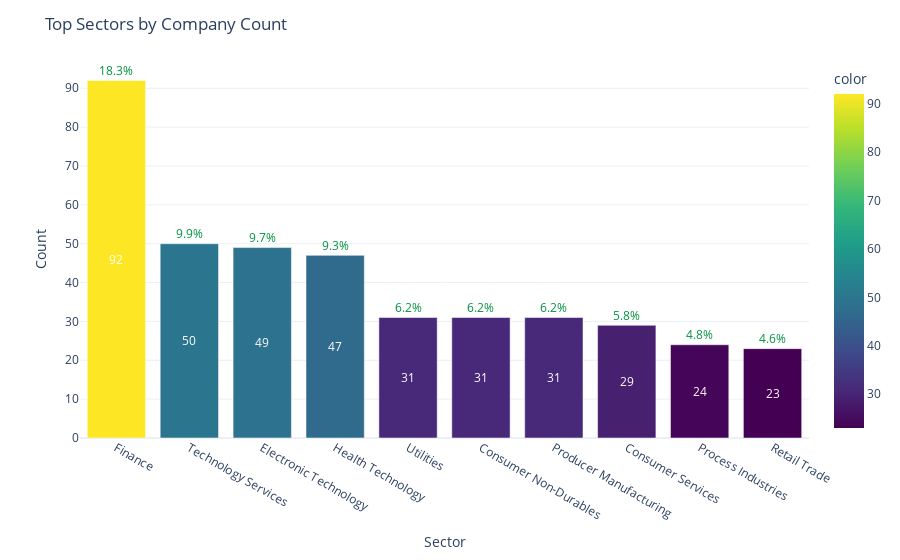

Notebook code for this chart:
### Code cell
import plotly.express as px
import plotly.graph_objs as go

# Doing same as above, but this time looking at the count of companies for each sector
fig = px.bar(sector_company_counts[:10],
             color=sector_company_counts.values[:10],
             color_continuous_scale=px.colors.sequential.Viridis,
             labels={'value':'Company Count', 'index':'Sector'})

fig.update_layout(
    title='Top Sectors by Company Count',
    yaxis={'categoryorder':'total ascending'},
    xaxis_title='Sector',
    yaxis_title='Count',
    template='plotly_white'
)

# Adding absolute and relative annotations of the counts
for i, value in enumerate(sector_company_counts.values[:10]):
    fig.add_annotation(x=sector_company_counts.index[i], y=value,
                       text=f"{sector_company_counts_percentages_of_total[i]:.1f}%",
                       showarrow=False, yshift=10, 
                       font=dict(color="#01923F"))

    fig.add_annotation(x=sector_company_counts.index[i], y=value/2,
                       text=f"{value}",
                       showarrow=False,
                       font=dict(color="white"))

fig.show()

### Figure 1 — Plotly figure (JSON) as saved in the notebook; plotly's stock layout.template omitted (floating-point values rounded to 4 significant figures)
{"data": [{"alignmentgroup": "True", "hovertemplate": "sector=%{x}<br>Company Count=%{y}<br>color=%{marker.color}<extra></extra>", "legendgroup": "", "marker": {"color": [92, 50, 49, 47, 31, 31, 31, 29, 24, 23], "coloraxis": "coloraxis", "pattern": {"shape": ""}}, "name": "", "offsetgroup": "", "orientation": "v", "showlegend": false, "textposition": "auto", "type": "bar", "x": ["Finance", "Technology Services", "Electronic Technology", "Health Technology", "Utilities", "Consumer Non-Durables", "Producer Manufacturing", "Consumer Services", "Process Industries", "Retail Trade"], "xaxis": "x", "y": [92, 50, 49, 47, 31, 31, 31, 29, 24, 23], "yaxis": "y"}], "layout": {"annotations": [{"font": {"color": "#01923F"}, "showarrow": false, "text": "18.3%", "x": "Finance", "y": 92, "yshift": 10}, {"font": {"color": "white"}, "showarrow": false, "text": "92", "x": "Finance", "y": 46}, {"font": {"color": "#01923F"}, "showarrow": false, "text": "9.9%", "x": "Technology Services", "y": 50, "yshift": 10}, {"font": {"color": "white"}, "showarrow": false, "text": "50", "x": "Technology Services", "y": 25}, {"font": {"color": "#01923F"}, "showarrow": false, "text": "9.7%", "x": "Electronic Technology", "y": 49, "yshift": 10}, {"font": {"color": "white"}, "showarrow": false, "text": "49", "x": "Electronic Technology", "y": 24.5}, {"font": {"color": "#01923F"}, "showarrow": false, "text": "9.3%", "x": "Health Technology", "y": 47, "yshift": 10}, {"font": {"color": "white"}, "showarrow": false, "text": "47", "x": "Health Technology", "y": 23.5}, {"font": {"color": "#01923F"}, "showarrow": false, "text": "6.2%", "x": "Utilities", "y": 31, "yshift": 10}, {"font": {"color": "white"}, "showarrow": false, "text": "31", "x": "Utilities", "y": 15.5}, {"font": {"color": "#01923F"}, "showarrow": false, "text": "6.2%", "x": "Consumer Non-Durables", "y": 31, "yshift": 10}, {"font": {"color": "white"}, "showarrow": false, "text": "31", "x": "Consumer Non-Durables", "y": 15.5}, {"font": {"color": "#01923F"}, "showarrow": false, "text": "6.2%", "x": "Producer Manufacturing", "y": 31, "yshift": 10}, {"font": {"color": "white"}, "showarrow": false, "text": "31", "x": "Producer Manufacturing", "y": 15.5}, {"font": {"color": "#01923F"}, "showarrow": false, "text": "5.8%", "x": "Consumer Services", "y": 29, "yshift": 10}, {"font": {"color": "white"}, "showarrow": false, "text": "29", "x": "Consumer Services", "y": 14.5}, {"font": {"color": "#01923F"}, "showarrow": false, "text": "4.8%", "x": "Process Industries", "y": 24, "yshift": 10}, {"font": {"color": "white"}, "showarrow": false, "text": "24", "x": "Process Industries", "y": 12}, {"font": {"color": "#01923F"}, "showarrow": false, "text": "4.6%", "x": "Retail Trade", "y": 23, "yshift": 10}, {"font": {"color": "white"}, "showarrow": false, "text": "23", "x": "Retail Trade", "y": 11.5}], "autosize": true, "barmode": "relative", "coloraxis": {"colorbar": {"title": {"text": "color"}}, "colorscale": [[0, "#440154"], [0.1111, "#482878"], [0.2222, "#3e4989"], [0.3333, "#31688e"], [0.4444, "#26828e"], [0.5556, "#1f9e89"], [0.6667, "#35b779"], [0.7778, "#6ece58"], [0.8889, "#b5de2b"], [1, "#fde725"]]}, "legend": {"tracegroupgap": 0}, "margin": {"t": 60}, "title": {"text": "Top Sectors by Company Count"}, "xaxis": {"anchor": "y", "autorange": true, "domain": [0, 1], "range": [-0.5, 9.5], "title": {"text": "Sector"}, "type": "category"}, "yaxis": {"anchor": "x", "autorange": true, "categoryorder": "total ascending", "domain": [0, 1], "range": [0, 103.5], "title": {"text": "Count"}, "type": "linear"}}}
